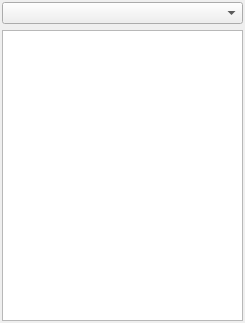
<?xml version="1.0" encoding="UTF-8"?>
<ui version="4.0">
 <class>MetaEventDock</class>
 <widget class="QDockWidget" name="MetaEventDock">
  <property name="geometry">
   <rect>
    <x>0</x>
    <y>0</y>
    <width>245</width>
    <height>323</height>
   </rect>
  </property>
  <property name="windowTitle">
   <string>Events</string>
  </property>
  <widget class="QWidget" name="dockWidgetContents">
   <layout class="QGridLayout" name="gridLayout">
    <property name="leftMargin">
     <number>2</number>
    </property>
    <property name="topMargin">
     <number>2</number>
    </property>
    <property name="rightMargin">
     <number>2</number>
    </property>
    <property name="bottomMargin">
     <number>2</number>
    </property>
    <item row="1" column="0">
     <widget class="QTreeView" name="treeView"/>
    </item>
    <item row="0" column="0">
     <widget class="QComboBox" name="dirComboBox"/>
    </item>
   </layout>
  </widget>
 </widget>
 <resources/>
 <connections/>
</ui>
